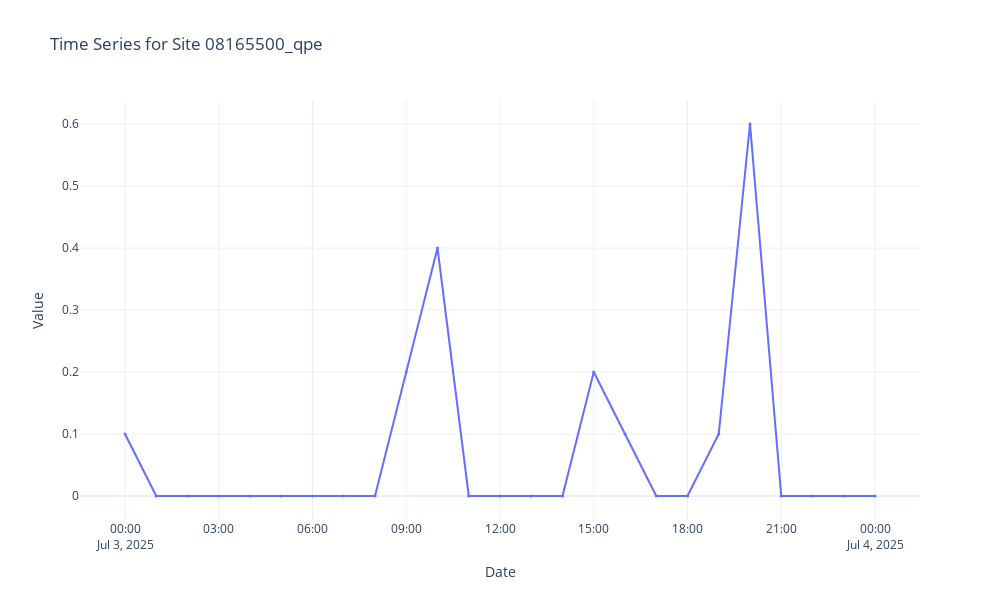

The code cell stored with this chart in its notebook:
### Code cell
from mrms_time_series import Processor, MRMSLocator
from datetime import datetime

lat, lon = 30.06993074, -99.3217122
x, y = MRMSLocator.latlon_to_grid(lat, lon)

Processor(
    product="RadarOnly_QPE_01H",
    x=x,
    y=y,
    start_date=datetime(2025, 7, 3),
    end_date=datetime(2025, 7, 4),
    interval_minutes=60,
    site_id="08165500_qpe",
    output_dir="08165500_qpe_data",
    max_workers=4,
).run(plot=True)

### Figure 1 — Plotly figure (JSON) as saved in the notebook; plotly's stock layout.template omitted (floating-point values rounded to 4 significant figures)
{"data": [{"marker": {"size": 3}, "mode": "lines+markers", "name": "08165500_qpe", "type": "scatter", "x": ["2025-07-03T00:00:00.000000", "2025-07-03T01:00:00.000000", "2025-07-03T02:00:00.000000", "2025-07-03T03:00:00.000000", "2025-07-03T04:00:00.000000", "2025-07-03T05:00:00.000000", "2025-07-03T06:00:00.000000", "2025-07-03T07:00:00.000000", "2025-07-03T08:00:00.000000", "2025-07-03T09:00:00.000000", "2025-07-03T10:00:00.000000", "2025-07-03T11:00:00.000000", "2025-07-03T12:00:00.000000", "2025-07-03T13:00:00.000000", "2025-07-03T14:00:00.000000", "2025-07-03T15:00:00.000000", "2025-07-03T16:00:00.000000", "2025-07-03T17:00:00.000000", "2025-07-03T18:00:00.000000", "2025-07-03T19:00:00.000000", "2025-07-03T20:00:00.000000", "2025-07-03T21:00:00.000000", "2025-07-03T22:00:00.000000", "2025-07-03T23:00:00.000000", "2025-07-04T00:00:00.000000"], "y": [0.1, 4.47e-08, 4.47e-08, 4.47e-08, 4.47e-08, 4.47e-08, 4.47e-08, 4.47e-08, 4.47e-08, 0.2, 0.4, 4.47e-08, 4.47e-08, 4.47e-08, 4.47e-08, 0.2, 0.1, 4.47e-08, 4.47e-08, 0.1, 0.6, 4.47e-08, 4.47e-08, 4.47e-08, 4.47e-08]}], "layout": {"height": 600, "title": {"text": "Time Series for Site 08165500_qpe"}, "width": 1000, "xaxis": {"autorange": true, "range": ["2025-07-02 22:33:36", "2025-07-04 01:26:24"], "title": {"text": "Date"}, "type": "date"}, "yaxis": {"autorange": true, "range": [-0.03871, 0.6387], "title": {"text": "Value"}, "type": "linear"}}}
